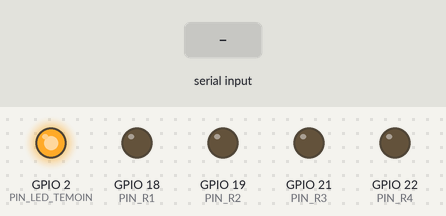
Simulated run of this sketch. Board: ESP32. Parts: output pins drawn as LEDs (lit = HIGH). The inputs (shaded band) are chosen by the test bench. Nothing arrives over Bluetooth unless stated.

Above: at 1.2 s.
1.3 s: "1_0FF\n" received over the second serial link
At 2.4 s:
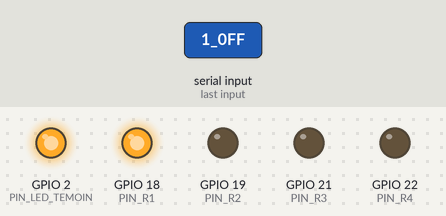
2.8 s: "2_0FF\n" received over the second serial link
At 3.3 s:
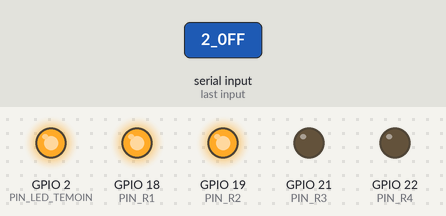
4.3 s: "1_0N\n" received over the second serial link
At 4.9 s:
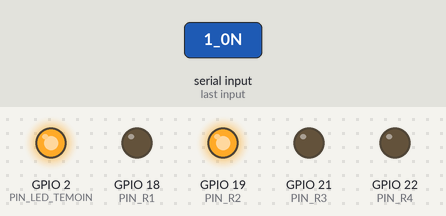
5.8 s: "3_0FF\n" received over the second serial link
At 7.0 s:
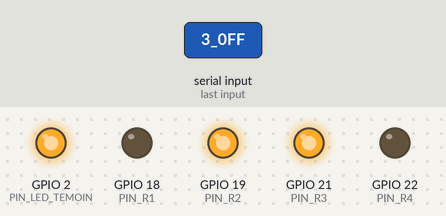
7.3 s: "2_0N\n" received over the second serial link
At 7.9 s:
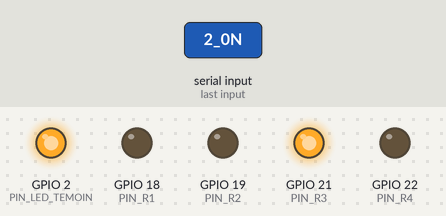
8.8 s: "4_0FF\n" received over the second serial link
At 9.5 s:
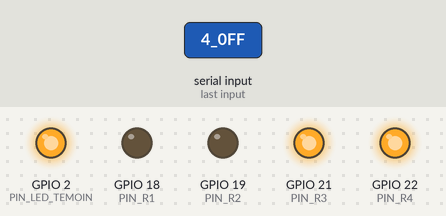
Timing chart, 0 to 11.3 s (numbered marks = the images above; inputs shaded):
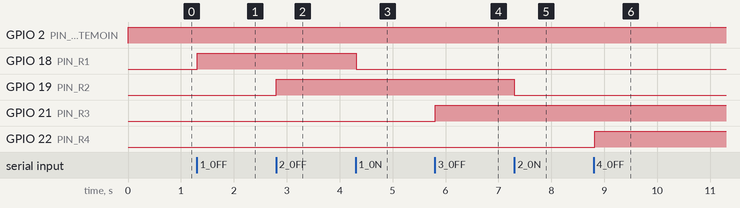

The sketch:

esp32_serialBlue.ino
```cpp
/**
 *
 * e-mail : rachelsysteme@gmail.com
 * gitHub : https://github.com/RS-malik-el
 * Donation : paypal.me/RachelSysteme
 *
 * @AUTHEUR : RACHEL SYSTEME
 * DATE : 24/11/2022
 *
 * @Board : esp32
 *
 * Dans ce programme, nous allons apprendre à utiliser le bluetooth
 * avec l'esp32 pour allumer 4 lampes via un relais
 *
*/

#include "BluetoothSerial.h"

#if !defined(CONFIG_BT_ENABLED) || !defined(CONFIG_BLUEDROID_ENABLED)
#error Bluetooth is not enabled! Please run `make menuconfig` to and enable it
#endif

BluetoothSerial bluetooth;

// Pins relais
#define PIN_R1 18
#define PIN_R2 19
#define PIN_R3 21
#define PIN_R4 22

#define PIN_LED_TEMOIN 2 // Indique si le bluetooth est connecté à un appareil ou pas

#define ON not HIGH

void setup() {
  	bluetooth.begin("RS_ESP32"); //Nom du bluetooth
  	pinMode(PIN_R1,OUTPUT);
  	pinMode(PIN_R2,OUTPUT);
  	pinMode(PIN_R3,OUTPUT);
  	pinMode(PIN_R4,OUTPUT);
  	pinMode(PIN_LED_TEMOIN,OUTPUT);
}

void loop() {
	// Voyant témoin de connexion bluetooth
	if (bluetooth.connected()==true)
		digitalWrite(PIN_LED_TEMOIN,HIGH);
	else{ // Etat initial du système si non connecté
		digitalWrite(PIN_LED_TEMOIN,LOW);
		digitalWrite(PIN_R1,not ON);
		digitalWrite(PIN_R2,not ON);
		digitalWrite(PIN_R3,not ON);
		digitalWrite(PIN_R4,not ON);
	}

 	// Mise à jour des sorties
	if (bluetooth.available()) {
    	String cmd = bluetooth.readStringUntil('\n');
    	bluetooth.print("TRUE");
    	// Allumage
    	if (cmd=="1_0N")
   			digitalWrite(PIN_R1,ON);
   		if (cmd=="2_0N")
   			digitalWrite(PIN_R2,ON);
   		if (cmd=="3_0N")
   			digitalWrite(PIN_R3,ON);
   		if (cmd=="4_0N")
   			digitalWrite(PIN_R4,ON);
   		// Extinction
    	if (cmd=="1_0FF")
   			digitalWrite(PIN_R1,not ON);
   		if (cmd=="2_0FF")
   			digitalWrite(PIN_R2,not ON);
   		if (cmd=="3_0FF")
   			digitalWrite(PIN_R3,not ON);
   		if (cmd=="4_0FF")
   			digitalWrite(PIN_R4,not ON);
  	}
  	delay(20); // Attente
}
```

Measured:
- after the input at 1.3 s, GPIO 18 (PIN_R1): LOW → HIGH at once
- after the input at 2.8 s, GPIO 19 (PIN_R2): LOW → HIGH at once
- after the input at 4.3 s, GPIO 18 (PIN_R1): HIGH → LOW at once
- after the input at 5.8 s, GPIO 21 (PIN_R3): LOW → HIGH at once
- after the input at 7.3 s, GPIO 19 (PIN_R2): HIGH → LOW at once
- after the input at 8.8 s, GPIO 22 (PIN_R4): LOW → HIGH at once
